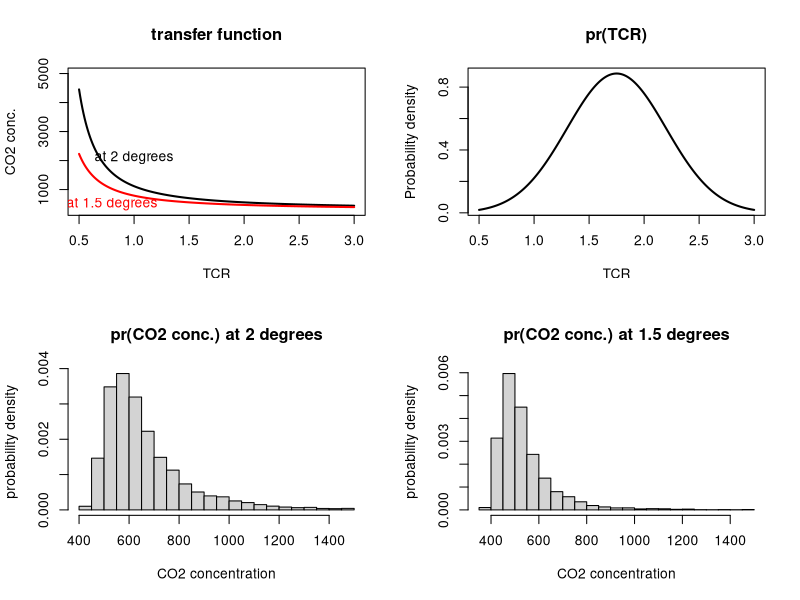

This figure's R source:
# uncertaintyTCR.R
# Uncertainty analysis of Transient Climate Response (TCR)
# What is the probability distribution of CO2 concentration
# at a particular temperature change, given a distribution of TCR?

tfunc  = function(tcr, c0=280, dT=2, dF2co2=3.7){
  # Transfer function that takes in TCR and outputs
  # a co2 concentration at a given temperature change
  # Inputs
  # tcr     ...  Transient climate response
  # c0      ...  baseline co2 concentration in ppm
  # dT      ...  temperature change from baseline (degC)
  # dF2co2  ...  Forcing due to doubling of co2 (w/m^2)
  
  out = c0 * exp( (dT * dF2co2) / (5.35 * tcr))
  out
}

dx = 100
tcr_range = seq(from = 0.5, to = 3, by = 1/dx)

# What does the transfer function between TCR and co2 concentration look like?
c_at_2deg =  tfunc(tcr = tcr_range, c0 = 280, dT = 2, dF2co2=3.7)
c_at_1.5deg =  tfunc(tcr = tcr_range, c0 = 280, dT = 1.5, dF2co2=3.7)

lwd = 2
pdf(width = 10, height = 6, file = 'probs.pdf')
par(mfrow = c(2,2))
plot(tcr_range, c_at_2deg, type = 'l', lwd = lwd, ylim = c(300, 5000),
     main = "transfer function",
     xlab = "TCR",
     ylab = "CO2 conc.")
lines(tcr_range, c_at_1.5deg, type = 'l', lwd = lwd, col = 'red')
text(1,2100, "at 2 degrees", col = 'black')
text(0.8,500, "at 1.5 degrees", col = 'red')

# Very approximately, the TCR distribution is N(1.75, 0.5)
# MC sample, and plug that into the transfer function
# Still to do: pick a closer mean/sd (perhaps non normal?)
tcrmean = 1.75
#tcrsd = 0.5
tcrsd = 0.45  # The final result is very sensitive to lower tail of tcr distribution

# A plot of what the assumed tcr distribution looks like
tcrdens = dnorm(tcr_range, mean = tcrmean, sd = tcrsd)
plot(tcr_range, tcrdens, type = 'l', lwd = 2, main = "pr(TCR)", xlab = "TCR", ylab = "Probability density" )

# Monte Carlo sample from the tcr distribution and push it through the 
# transfer function
tcr_samp = rnorm(10000, mean = tcrmean, sd = tcrsd)

samp_2deg = tfunc(tcr = tcr_samp, c0 = 280, dT = 2, dF2co2=3.7)
# truncate because you get some very large values at low tcr
samp_2deg.trunc = samp_2deg[samp_2deg<1500]
hist(samp_2deg.trunc, freq = FALSE, breaks = 30, col = 'lightgrey',
     main = "pr(CO2 conc.) at 2 degrees",
     xlab = "CO2 concentration",
     ylab = "probability density")

samp_1.5deg = tfunc(tcr = tcr_samp, c0 = 280, dT = 1.5, dF2co2=3.7)
samp_1.5deg.trunc = samp_1.5deg[samp_1.5deg<1500]
hist(samp_1.5deg.trunc, freq = FALSE, breaks = 30, col = 'lightgrey',
     main = "pr(CO2 conc.) at 1.5 degrees",
     xlab = "CO2 concentration",
     ylab = "probability density")
dev.off()

Mode <- function(x) {
  ux <- unique(x)
  ux[which.max(tabulate(match(x, ux)))]
}

Mode(samp_1.5deg.trunc)
Mode(samp_2deg.trunc)

# Might do better with lower standard deviation
tcrdens = dnorm(tcr_range, mean = 1.75, sd = 0.45)
sum(tcrdens)/dx
sum((tcrdens/dx)[tcr_range<1])
sum((tcrdens/dx)[tcr_range<2.5])










